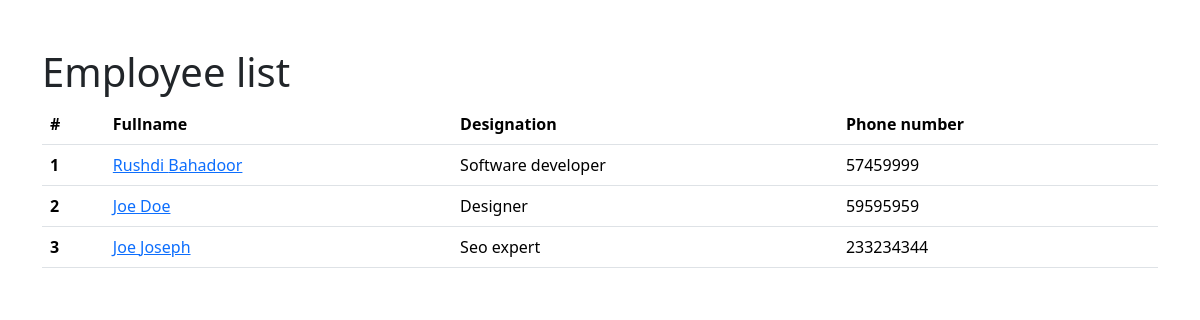
Before: / with the older database file.
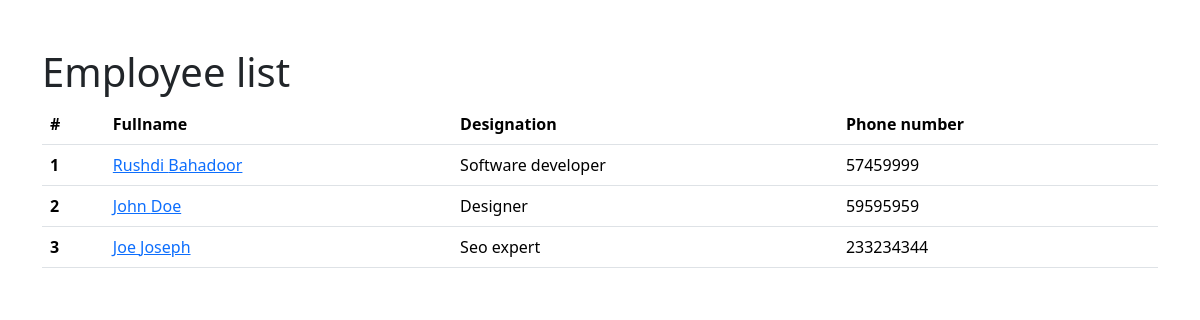
After: the same page with the newer database file.
### employees/models.py (models this page shows, shortened)
class Employee(models.Model):
    first_name = models.CharField(max_length=100)
    last_name = models.CharField(max_length=100)
    photo = models.ImageField(upload_to='images')
    designation = models.CharField(max_length=100)
    email_address = models.EmailField(max_length=100, unique=True)
    phone_number = models.CharField(max_length=12, blank=True)
    created_at = models.DateTimeField(auto_now_add=True)
    updated_at = models.DateTimeField(auto_now=True)

### mysite/views.py (the view)
# urls.py: 2. Add a URL to urlpatterns:  path('', views.home, name='home')
def home(request):
    employees = Employee.objects.all()
    context = {
        'employees': employees
    }
    return render(request, 'home.html', context)

### templates/home.html (shortened to what this page needs)
{% load static %}
<!DOCTYPE html>
<html lang="en">
<head>
    <link href="https://cdn.jsdelivr.net/npm/bootstrap@5.3.2/dist/css/bootstrap.min.css" rel="stylesheet">
    <link rel="stylesheet" href="{% static 'css/style.css' %}">
</head>
<body>
    <div class="container pt-5">
        <h1>Employee list</h1>
        <table class="table">
            <thead>
              <tr>
                <th scope="col">#</th>
                <th scope="col">Fullname</th>
                <th scope="col">Designation</th>
                <th scope="col">Phone number</th>
              </tr>
            </thead>
            <tbody>
            {% for emp in employees %}
              <tr>
                <th scope="row">{{ forloop.counter }}</th>
                <td><a href="{% url 'employee_detail' emp.id %}">{{ emp.first_name }} {{ emp.last_name}}</a></td>
                <td>{{ emp.designation}}</td>
                <td>{{ emp.phone_number}}</td>
              </tr>
            {% endfor %}
            </tbody>
          </table>
    </div>
</body>
</html>

Changed rows visible on the page:
changed Employee "Doe": first_name "Joe" → "John"
